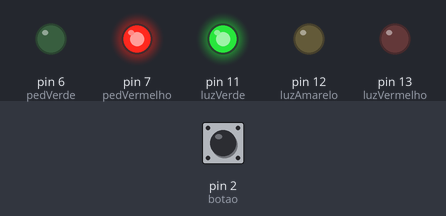
Simulated run of this sketch. Board: Arduino Uno, built with avr-gcc and run on an emulated ATmega328P. Shown: output pins drawn as LEDs (lit = HIGH). The inputs (shaded band) are chosen by the test bench; at power-on: pin 2 (botao) LOW.

Above: at 1.0 s.
At 3.0 s:
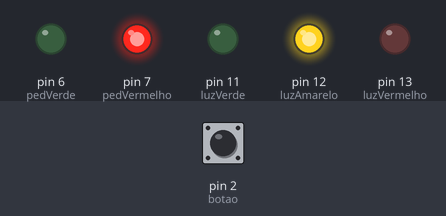
At 5.0 s:
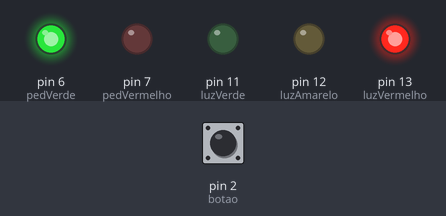
Timing chart, 0 to 7.8 s (numbered marks = the images above):
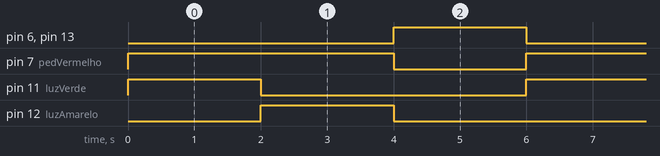

Measured:
- by itself, pin 6 (pedVerde), pin 11 (luzVerde), pin 12 (luzAmarelo), pin 13 (luzVermelho): alternates HIGH for 2.0 s and LOW for 4.0 s
- by itself, pin 7 (pedVermelho): alternates HIGH for 4.0 s and LOW for 2.0 s
- by itself, everything shown: repeats every 6.0 s, in 3 steps

The sketch:

semafaro_com_botao_teste.ino
```cpp
int luzVermelho = 13;
int luzAmarelo = 12;
int luzVerde = 11;
int pedVermelho = 7;
int pedVerde = 6;
int botao = 2;

void setup() {
  pinMode(luzVermelho, OUTPUT);
  pinMode(luzAmarelo, OUTPUT);
  pinMode(luzVerde, OUTPUT);
  pinMode(pedVermelho, OUTPUT);
  pinMode(pedVerde, OUTPUT);
  pinMode(botao, INPUT);
}
void loop() {

    digitalWrite(luzVerde, HIGH);
    digitalWrite(luzAmarelo, LOW);
    digitalWrite(luzVermelho, LOW);
    digitalWrite(pedVerde, LOW);
    digitalWrite(pedVermelho, HIGH);
    delay(2000);
    if (digitalRead(botao) == 1){
      pedestre();
    }
    digitalWrite(luzVerde, LOW);
    digitalWrite(luzAmarelo, HIGH);
    digitalWrite(luzVermelho, LOW);
    digitalWrite(pedVerde, LOW);
    digitalWrite(pedVermelho, HIGH);
    delay(2000);
     if (digitalRead(botao) == 1){
      pedestre();
    }
    digitalWrite(luzVerde, LOW);
    digitalWrite(luzAmarelo, LOW);
    digitalWrite(luzVermelho, HIGH);
    digitalWrite(pedVerde, HIGH);
    digitalWrite(pedVermelho, LOW);
    delay(2000);
     if (digitalRead(botao) == 1){
      pedestre();
    }
}

int botaoPress(){
    if (digitalRead(botao) == 1){
    return 1;
  }
}

void pedestre(){
    digitalWrite(luzVerde, LOW);
    digitalWrite(luzAmarelo, HIGH);
    digitalWrite(luzVermelho, LOW);
    digitalWrite(pedVerde, LOW);
    digitalWrite(pedVermelho, HIGH);
    // delay(3000);
    digitalWrite(luzVerde, LOW);
    digitalWrite(luzAmarelo, LOW);
    digitalWrite(luzVermelho, HIGH);
    digitalWrite(pedVerde, HIGH);
    digitalWrite(pedVermelho, LOW);
    delay(5000);
     digitalWrite(luzVerde, HIGH);
    digitalWrite(luzAmarelo, LOW);
    digitalWrite(luzVermelho, LOW);
    digitalWrite(pedVerde, LOW);
    digitalWrite(pedVermelho, HIGH);
  }
```
